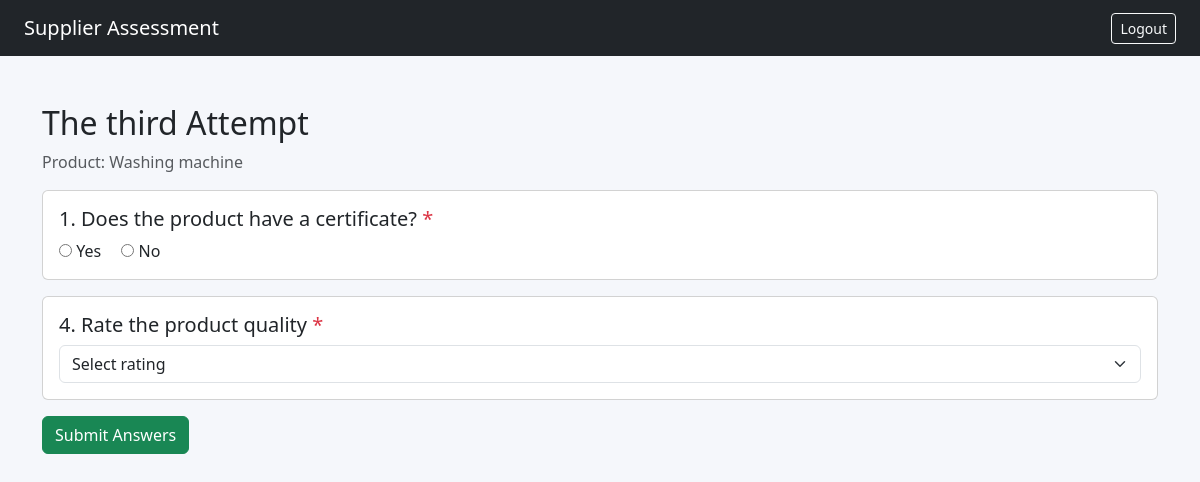
The app's page /assignments/4/ (signed in) with its own data.
### questionnaires/models.py (models this page shows, shortened)
class Assignment(models.Model):
    questionnaire = models.ForeignKey(
        Questionnaire,
        on_delete=models.PROTECT,
        related_name="assignments"
    )
    product = models.ForeignKey(
        "suppliers.Product",
        on_delete=models.PROTECT,
        related_name="assignments"
    )
    assigned_by = models.ForeignKey(
        settings.AUTH_USER_MODEL,
        on_delete=models.PROTECT
    )
    created_at = models.DateTimeField(
        auto_now_add=True
    )
    class Meta:
        constraints = [
            models.UniqueConstraint(
                fields=["questionnaire", "product"],
                name="unique_questionnaire_product_assignment"
            )
        ]
    answers = models.JSONField(
        default=dict,
        blank=True
    )
    submitted_at = models.DateTimeField(
        null=True,
        blank=True
    )
    answered_by = models.ForeignKey(
        settings.AUTH_USER_MODEL,
        on_delete=models.SET_NULL,
        null=True,
        blank=True,
        related_name="answered_assignments"
    )

class Questionnaire(models.Model):
    title = models.CharField(max_length=200)
    description = models.TextField(blank=True)
    created_by = models.ForeignKey(
        settings.AUTH_USER_MODEL,
        on_delete=models.PROTECT,
        related_name="created_questionnaires"
    )
    created_at = models.DateTimeField(auto_now_add=True)

class Question(models.Model):
    class Type(models.TextChoices):
        YES_NO = "yes_no", "Yes / No"
        SINGLE = "single", "Single Choice"
        MULTIPLE = "multiple", "Multiple Choice"
        TEXT = "text", "Short Text"
        LONG_TEXT = "long_text", "Long Text"
        NUMBER = "number", "Number"
        DATE = "date", "Date"
        RATING = "rating", "Rating (1-5)"
    questionnaire = models.ForeignKey(
        Questionnaire,
        on_delete=models.CASCADE,
        related_name="questions"
    )
    text = models.TextField()
    question_type = models.CharField(
        max_length=20,
        choices=Type.choices
    )
    order = models.PositiveIntegerField()
    required = models.BooleanField(default=True)
    options = models.JSONField(
        default=list,
        blank=True
    )
    show_if_order = models.PositiveIntegerField(
        null=True,
        blank=True
    )
    show_if_answer = models.CharField(
        max_length=100,
        blank=True
    )
    class Meta:
        ordering = ["order"]
        constraints = [
            models.UniqueConstraint(
                fields=["questionnaire", "order"],
                name="unique_question_order"
            )
        ]

### suppliers/models.py (models this page shows, shortened)
class Product(models.Model):
    supplier = models.ForeignKey(SupplierCompany, on_delete=models.PROTECT,
                                 related_name="products")
    name = models.CharField(max_length=200)
    code = models.CharField(max_length=50)
    category = models.CharField(max_length=100, blank=True)
    class Meta:
        constraints = [
            models.UniqueConstraint(
                fields=['supplier', 'code'],
                name="unique_supplier_product_code"
            )
        ]

### questionnaires/views.py (the view, shortened to what this page needs)
@login_required
def answer_assignment(request, pk):
    if not is_supplier(request.user):
        return HttpResponseForbidden("Access denied.")
    assignment = get_object_or_404(
        Assignment,
        pk=pk,
        product__supplier_id=request.user.supplier_company_id
    )
    questions = list(assignment.questionnaire.questions.all())
    errors = []
    return render(request, "questionnaires/answer.html", {
        "assignment": assignment,
        "questions": questions,
        "errors": errors
    })

### questionnaires/views.py (called while the page is built)
def is_supplier(user):
    return (
        user.role in [
            User.Role.SUPPLIER_MANAGER,
        ]
        and user.supplier_company_id is not None
    )

### questionnaires/templates/questionnaires/answer.html (shortened to what this page needs)
{% extends "base.html" %}
{% block content %}
<h2>{{ assignment.questionnaire.title }}</h2>
<p class="text-muted">
    Product: {{ assignment.product.name }}
</p>
{% if assignment.submitted_at %}
    <div class="alert alert-success">
        This questionnaire has already been submitted.
    </div>
    <a href="{% url 'dashboard' %}" class="btn btn-secondary">
        Back to Dashboard
    </a>
{% else %}
    <form method="post" id="questionnaire-form">
        {% for question in questions %}
            <div class="card mb-3 question-card"
                 data-order="{{ question.order }}"
                 data-type="{{ question.question_type }}"
                 data-depends="{{ question.show_if_order|default_if_none:'' }}"
                 data-expected="{{ question.show_if_answer }}">
                <div class="card-body">
                    <h5>
                        {{ question.order }}. {{ question.text }}
                        {% if question.required %}
                            <span class="text-danger">*</span>
                        {% endif %}
                    </h5>
                    {% if question.question_type == "yes_no" %}
                        <label class="me-3">
                            <input type="radio"
                                   name="question_{{ question.id }}"
                                   value="yes"> Yes
                        </label>
                        <label>
                            <input type="radio"
                                   name="question_{{ question.id }}"
                                   value="no"> No
                        </label>
                    {% elif question.question_type == "long_text" %}
                        <textarea class="form-control"
                                  name="question_{{ question.id }}"
                                  rows="4"></textarea>
                    {% elif question.question_type == "number" %}
                        <input class="form-control"
                               type="number"
                               step="any"
                               name="question_{{ question.id }}">
                    {% elif question.question_type == "date" %}
                        <input class="form-control"
                               type="date"
                               name="question_{{ question.id }}">
                    {% elif question.question_type == "rating" %}
                        <select class="form-select"
                                name="question_{{ question.id }}">
                            <option value="">Select rating</option>
                        </select>
                    {% else %}
                        <input class="form-control"
                               type="text"
                               name="question_{{ question.id }}">
                    {% endif %}
                </div>
            </div>
        {% endfor %}
        <button class="btn btn-success" type="submit">
            Submit Answers
        </button>
    </form>
{% endif %}
{% endblock %}

### questionnaires/templates/base.html (style rules this page uses)
body { background: #f5f7fb; }

### records on screen
Assignment: questionnaire "The third Attempt", product.name "Washing machine"
Question: order "1", text "Does the product have a certificate?"
Question: order "4", text "Rate the product quality"
